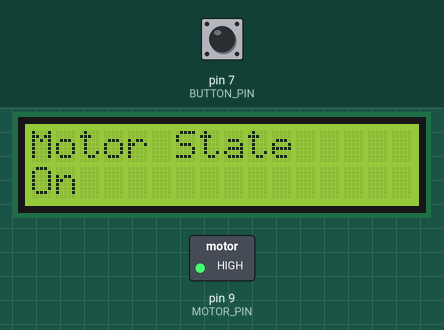
Bench run of a sketch on a simulated Arduino Uno, built with avr-gcc and run on an emulated ATmega328P. On the bench: 16×2 character LCD, switched loads named in the sketch (green lamp = pin HIGH). The inputs (shaded band) are chosen by the test bench; at power-on: pin 7 (BUTTON_PIN) HIGH.

Above: at 2.3 s.
2.4 s: pin 7 (BUTTON_PIN) pulled LOW for 0.15 s
At 4.1 s:
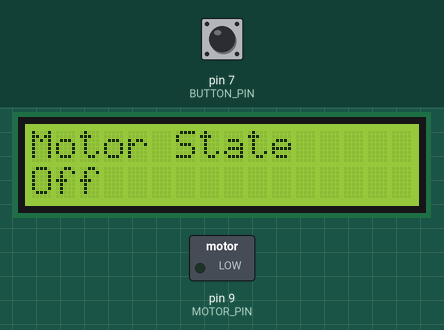
4.6 s: pin 7 (BUTTON_PIN) pulled LOW for 1 s
At 6.0 s:
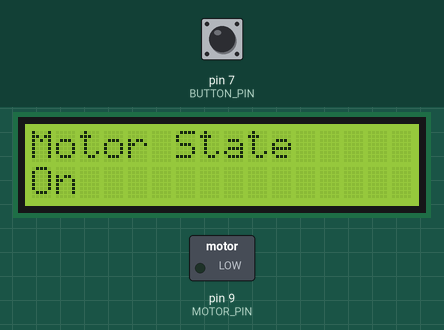
7.6 s: pin 7 (BUTTON_PIN) pulled LOW for 3.2 s
At 11.2 s:
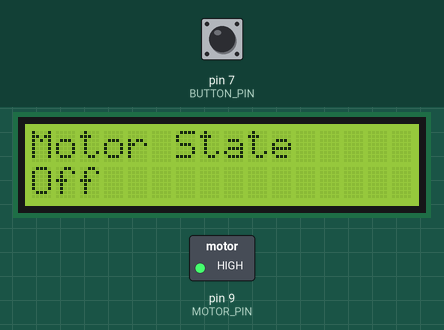
Timing chart, 0 to 12.9 s (numbered marks = the images above; inputs shaded):
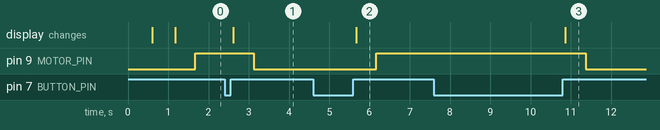

Measured:
- after the input at 2.4 s, pin 9 (MOTOR_PIN): HIGH → LOW after 0.72 s; the display: changes after 0.22 s (image 1)
- after the input at 4.6 s, pin 9 (MOTOR_PIN): LOW → HIGH after 1.6 s; the display: changes after 1.1 s (image 2)
- after the input at 7.6 s, pin 9 (MOTOR_PIN): HIGH → LOW after 3.8 s; the display: changes after 3.3 s (image 3)

The sketch:

dc_motor_v1.ino
```cpp
#include "variables.h"
#include "lcd.h"
#include "button.h"
#include "log.h"
#define boudRate 9600

void setup() {
  Serial.begin(boudRate);
  lcdSetup();
  // initSd(); # TODO: Still doesn't work as expected
  initLog();
  initButton();
  pinMode(MOTOR_PIN, OUTPUT);
  pinMode(BUTTON_PIN, INPUT);
  digitalWrite(MOTOR_PIN, motorState);
}

void loop() {
  int reading = digitalRead(BUTTON_PIN);
  debounceButton(reading);
  controlMotor();
}

void controlMotor() {
  digitalWrite(MOTOR_PIN, motorState);
}
```

button.cpp
```cpp
#include "button.h"
#include "log.h"
#define startLastDebounceTime 0
#define startDebounceDelay 50

Button button;

void initButton(){
  button.buttonState = LOW;
  button.lastButtonState = LOW;
  button.lastDebounceTime = startLastDebounceTime;
  button.debounceDelay = startDebounceDelay;
}

void debounceButton(int reading) {
  assert(reading >= 0 && reading <= 1);

  if (reading != button.lastButtonState) {
      button.lastDebounceTime = millis();
  }
  if (millis() - button.lastDebounceTime > button.debounceDelay) {
    if (reading != button.buttonState) {
      button.buttonState = reading;
      if (button.buttonState == HIGH) {
        motorState = !motorState;
        lcdMotorStatus();
        // writeLog(); TODO: Still doesn't work as expected
      }
    }
  }
  button.lastButtonState = reading;
}
```

button.h
```cpp
#include <stdint.h>
#ifndef _BUTTON_H
#define _BUTTON_H

#include <Arduino.h>
#include <assert.h>
typedef struct{
    int buttonState;
    int lastButtonState;
    unsigned long lastDebounceTime;
    unsigned long debounceDelay;
}Button;
extern uint8_t motorState;
extern void lcdMotorStatus();
void debounceButton(int reading);
void initButton();
#endif
```

log.cpp
```cpp
#include "Arduino.h"
#include "log.h"
DataLogger datalogger;
File dataFile;

void initLog(){
  datalogger.line = 0;
}

void writeLog(){
  dataFile = SD.open("myfile.txt", FILE_WRITE);
  // if the file opened okay, write to it:
  if (dataFile) {
    dataFile.print(datalogger.line++);
    dataFile.print("Motor Status: ");
    dataFile.print(motorState);
    dataFile.println();
    dataFile.close();
  }
  // if the file didn't open, print an error:
  else
    Serial.println("error opening myfile.txt");
    while (1);
}

void initSd(){
  Serial.print("Initializing SD card...");
  if (!SD.begin()) {
    Serial.println("initialization failed!");
    while (1);
  }
  Serial.println("initialization done.");
}
```

log.h
```cpp
#ifndef _LOG_H
#define _LOG_H

#include <Arduino.h>
#include <SPI.h>
#include <SD.h>

typedef struct{
  int line;
}DataLogger;

extern uint8_t motorState;
void writeLog();
void initSd();
void initLog();

#endif
```

variables.h
```cpp
#include <stdint.h>
#ifndef _VARIABLES_H
#define _VARIABLES_H

#include <Arduino.h>

#define MOTOR_PIN 9
#define BUTTON_PIN 7

uint8_t motorState = 0;

#endif
```

lcd.cpp
```cpp
#include "lcd.h"
LiquidCrystal_I2C lcd(0x20, 16, 2); // Endereço do LCD para uma tela de 16 caracteres e 2 linhas

void lcdSetup() {
    lcd.init();
    lcd.backlight();
    lcd.setCursor(0, 0);
    lcd.print("Desafio Sillion!");
    lcd.setCursor(0, 1);
    lcd.print("Motor DC");
    delay(500);
    lcdMotorStatus();
}

void lcdMotorStatus() {
    static char *bufferMotorState;
    lcd.clear();
    lcd.setCursor(0, 0);
    lcd.print("Motor State");
    lcd.setCursor(0, 1);
    bufferMotorState = (motorState) ? "On":"Off";
    lcd.print(bufferMotorState);
    delay(500);
}
```

lcd.h
```cpp
#ifndef _LCD_H
#define _LCD_H

#include <Arduino.h>
#include <Wire.h>
#include <LiquidCrystal_I2C.h>
extern uint8_t motorState;
void lcdMotorStatus();
void lcdSetup();

#endif
```
